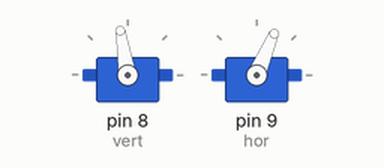
The sketch below on a simulated Arduino Uno, built with avr-gcc and run on an emulated ATmega328P. Parts: 2 × servo. Random numbers use the default seed unless the sketch sets one.

Above: at 1.0 s.
At 18.62 s:
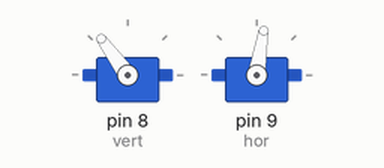
At 21.6 s:
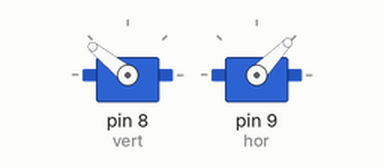
At 35.3 s:
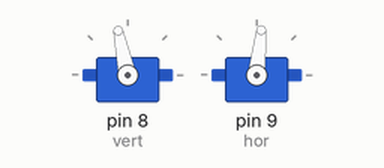
Timing chart, 0 to 40.0 s (numbered marks = the images above):
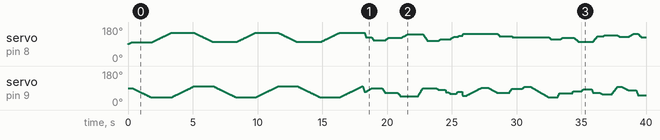

The sketch:

Catbot.ino
```cpp
#include <Servo.h>
//Initialize the servos
Servo vert;
Servo hor;

//Associate the servos with the digital inputs
//Draw the bounding areas only 3 times
void setup() {
  vert.attach(8);
  hor.attach(9);

  int x = 0;

  do
  {
    migrateImpatient (vert,100,30);
    migrateImpatient (hor ,40 ,30);
    migrateImpatient (vert,150,30);
    migrateImpatient (hor ,100,30);

    x++;
  }while(x < 3);

  migrateImpatient(hor ,70 ,5);
  migrateImpatient(vert,125,5);
}

void migrate(Servo &myServo, int newPos)
{
  //Random wait time
  int wait=random(0,30);

  //Get current position of servos
  int pos = myServo.read();

  if (pos < newPos)
  {
    for (int i=pos; i < newPos; i++)
    {
      myServo.write(i);
      delay(wait);
    }
  }
  else
  {
    for (int i=pos; i > newPos; i--)
    {
      myServo.write(i);
      delay(wait);
    }
  }
}

//Same function as above but code can specify a wait time
//Used for the initial bounding sector
void migrateImpatient(Servo &myServo, int newPos, int waitTime)
{
  int pos = myServo.read();

  if (pos < newPos)
  {
    for (int i=pos; i < newPos; i++)
    {
      myServo.write(i);
      delay(waitTime);
    }
  }
  else
  {
    for (int i=pos; i > newPos; i--)
    {
      myServo.write(i);
      delay(waitTime);
    }
  }
}

//Generates random coordinates
void randomPosition()
{
  //Horizontal servo is limited to 60 degrees
  int rand=random(40,100);
  migrate(hor, rand);

  //The vertical range is limited to 50 degrees
  rand=random(100,150);
  migrate(vert, rand);
}

//Carries out the random movements with varied wait times
void loop()
{
  //Specifies the wait time between each new set of coords
  //Currently between 100ms-750ms
  int rand = random(100,750);

  randomPosition();
  delay(rand);
}
```
